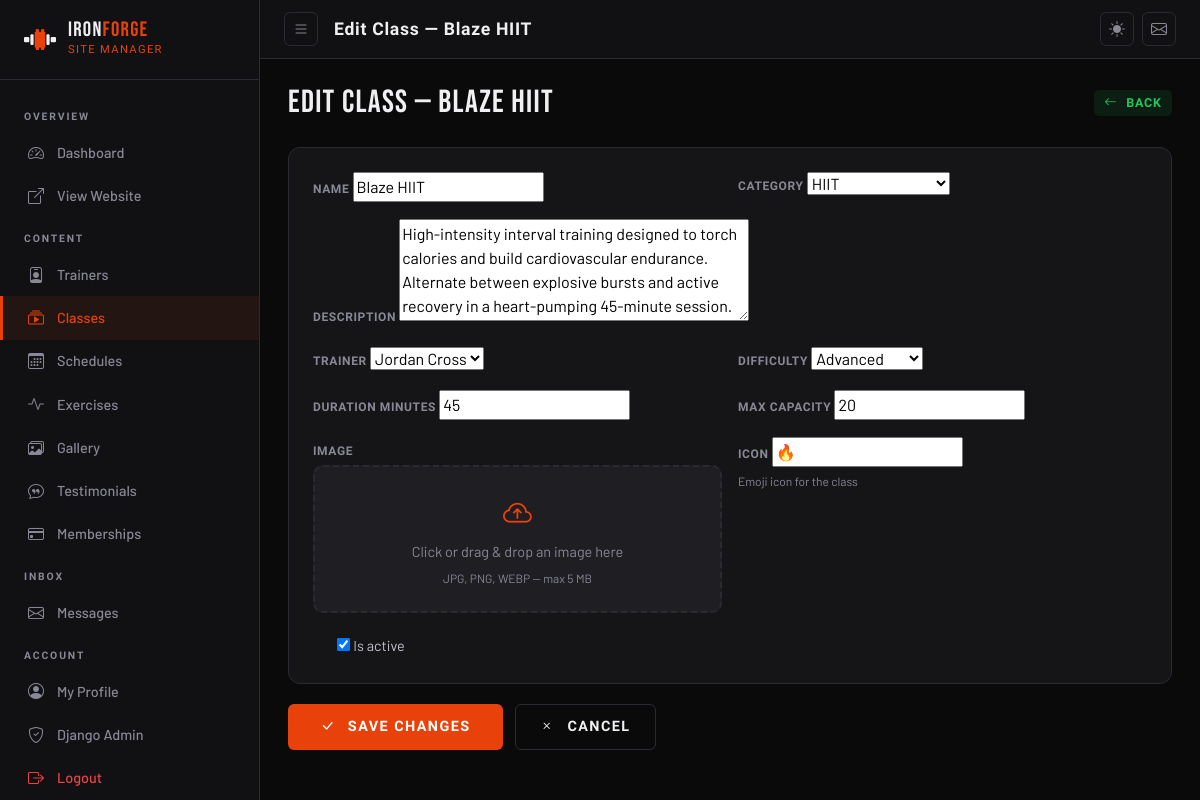
The app's page /manage/classes/2/edit/ (signed in) with its own data.
### core/models.py (models this page shows, shortened)
class GymClass(models.Model):
    DIFFICULTY_CHOICES = [
        ('beginner', 'Beginner'),
        ('intermediate', 'Intermediate'),
        ('advanced', 'Advanced'),
        ('all', 'All Levels'),
    ]
    CATEGORY_CHOICES = [
        ('strength', 'Strength Training'),
        ('cardio', 'Cardio'),
        ('yoga', 'Yoga & Flexibility'),
        ('hiit', 'HIIT'),
        ('pilates', 'Pilates'),
        ('boxing', 'Boxing'),
        ('spin', 'Spin / Cycling'),
        ('crossfit', 'CrossFit'),
    ]
    name = models.CharField(max_length=100)
    slug = models.SlugField(unique=True, blank=True)
    category = models.CharField(max_length=20, choices=CATEGORY_CHOICES, default='strength')
    description = models.TextField()
    trainer = models.ForeignKey(Trainer, on_delete=models.SET_NULL, null=True, related_name='classes')
    difficulty = models.CharField(max_length=20, choices=DIFFICULTY_CHOICES, default='all')
    duration_minutes = models.PositiveIntegerField(default=60)
    max_capacity = models.PositiveIntegerField(default=20)
    image = models.ImageField(upload_to='classes/', blank=True, null=True)
    icon = models.CharField(max_length=50, default='🏋️', help_text="Emoji icon for the class")
    is_active = models.BooleanField(default=True)
    class Meta:
        verbose_name = 'Gym Class'
        verbose_name_plural = 'Gym Classes'
        ordering = ['name']

### core/admin_views.py (the view)
# urls.py: path('classes/<int:pk>/edit/',     v.class_edit,      name='class_edit'),
@staff_member_required(login_url='/accounts/login/')
def class_edit(request, pk):
    obj = get_object_or_404(GymClass, pk=pk)
    form = GymClassForm(request.POST or None, request.FILES or None, instance=obj)
    if form.is_valid():
        form.save()
        messages.success(request, f'Class "{obj.name}" updated.')
        return redirect('admin_panel:class_list')
    return render(request, 'admin_panel/form.html', {
        'form': form, 'title': f'Edit Class — {obj.name}',
        'back_url': 'admin_panel:class_list', 'obj': obj
    })

### core/admin_views.py
class GymClassForm(django_forms.ModelForm):
    class Meta:
        model = GymClass
        fields = ['name', 'category', 'description', 'trainer', 'difficulty',
                  'duration_minutes', 'max_capacity', 'image', 'icon', 'is_active']
        widgets = {
            'description': django_forms.Textarea(attrs={'rows': 4}),
        }

### core/context_processors.py (called while the page is built)
def admin_panel_context(request):
    if request.user.is_authenticated and request.user.is_staff:
        return {
            'unread_count': ContactMessage.objects.filter(is_read=False).count()
        }
    return {'unread_count': 0}

### core/models.py (called while the page is built)
    def __str__(self):
        return self.name

### templates/admin_panel/form.html (shortened to what this page needs)
{% extends 'admin_panel/base.html' %}
{% block page_title %}{{ title }}{% endblock %}
{% block content %}
<div class="ap-page-header">
    <div class="ap-page-title">{{ title|upper }}</div>
    <a href="{% url back_url %}" class="ap-action ap-action-view"><i class="bi bi-arrow-left me-1"></i>Back</a>
</div>
<form method="post" enctype="multipart/form-data" novalidate>
    <div class="ap-form-section">
        <div class="row g-3">
            {% for field in form %}
            <div class="{% if field.field.widget.input_type == 'textarea' or field.field.widget.attrs.rows %}col-12{% elif field.field.widget.input_type == 'checkbox' %}col-12{% else %}col-md-6{% endif %}">
                {% if field.field.widget.input_type == 'checkbox' %}
                <div class="form-check" style="padding-top:0.25rem">
                    {{ field }}
                    <label class="form-check-label" for="{{ field.id_for_label }}" style="font-family:'Barlow',sans-serif;font-size:0.9rem;color:var(--text-light)">
                        {{ field.label }}
                    </label>
                </div>
                {% elif field.field.widget.input_type == 'file' %}
                <label class="form-label" for="{{ field.id_for_label }}">{{ field.label }}</label>
                <div class="img-upload-wrap" id="wrap_{{ field.html_name }}">
                    <label class="img-dropzone" for="{{ field.id_for_label }}" id="drop_{{ field.html_name }}">
                        <i class="bi bi-cloud-arrow-up" style="font-size:1.8rem;color:var(--accent)"></i>
                        <span style="font-size:0.9rem;color:var(--text-muted)">Click or drag &amp; drop an image here</span>
                        <span style="font-size:0.75rem;color:var(--text-muted)">JPG, PNG, WEBP — max 5 MB</span>
                    </label>
                </div>
                {% else %}
                <label class="form-label" for="{{ field.id_for_label }}">{{ field.label }}</label>
                {{ field }}
                {% if field.help_text %}<div style="font-size:0.75rem;color:var(--text-muted);margin-top:0.25rem">{{ field.help_text }}</div>{% endif %}
                {% endif %}
            </div>
            {% endfor %}
        </div>
    </div>
    <div style="display:flex;gap:0.75rem;flex-wrap:wrap">
        <button type="submit" class="btn-primary-custom" style="padding:0.7rem 2rem;font-size:0.9rem">
            <i class="bi bi-check-lg me-1"></i>
            {% if obj %}Save Changes{% else %}Create{% endif %}
        </button>
        <a href="{% url back_url %}" class="btn-outline-custom" style="padding:0.7rem 1.5rem;font-size:0.9rem">
            <i class="bi bi-x me-1"></i>Cancel
        </a>
    </div>
</form>
{% endblock %}

### static/css/main.css (style rules this page uses)
[data-theme="dark"] { --bg: #0a0a0b; --bg-2: #111113; --bg-3: #1a1a1e; --bg-card: #151518; --surface: #1e1e23; --surface-2: #252529; --text: #f0f0f2; --text-muted: #888896; --text-light: #c0c0cc; --border: #2a2a32; --accent: #e8420a; --accent-2: #ff6b35; --accent-hover: #c23508; --gold: #c9a84c; --nav-bg: rgba(10, 10, 11, 0.92); --shadow: 0 4px 30px rgba(0,0,0,0.6); --glow: 0 0 40px rgba(232, 66, 10, 0.15); }
*, *::before, *::after { box-sizing: border-box; }
html { scroll-behavior: smooth; }
body { font-family: 'Barlow', sans-serif; background: var(--bg); color: var(--text); transition: background 0.3s ease, color 0.3s ease; overflow-x: hidden; }
a { text-decoration: none; color: inherit; transition: color 0.2s; }
.btn-primary-custom { display: inline-flex; align-items: center; gap: 0.5rem; background: var(--accent); color: white !important; font-family: 'Barlow Condensed', sans-serif; font-weight: 700; letter-spacing: 0.1em; text-transform: uppercase; padding: 0.85rem 2rem; border-radius: 6px; border: none; font-size: 1rem; cursor: pointer; transition: all 0.25s ease; position: relative; overflow: hidden; }
.btn-primary-custom::before { content: ''; position: absolute; inset: 0; background: linear-gradient(135deg, transparent, rgba(255,255,255,0.1), transparent); transform: translateX(-100%); transition: transform 0.4s ease; }
.btn-outline-custom { display: inline-flex; align-items: center; gap: 0.5rem; background: transparent; color: var(--text) !important; font-family: 'Barlow Condensed', sans-serif; font-weight: 700; letter-spacing: 0.1em; text-transform: uppercase; padding: 0.85rem 2rem; border-radius: 6px; border: 1px solid var(--border); font-size: 1rem; cursor: pointer; transition: all 0.25s ease; }
.form-label { font-family: 'Barlow Condensed', sans-serif; font-weight: 600; letter-spacing: 0.05em; text-transform: uppercase; font-size: 0.8rem; color: var(--text-muted); margin-bottom: 0.4rem; }

### templates/admin_panel/base.html (style rules this page uses)
.ap-page-header { display: flex; align-items: center; justify-content: space-between; flex-wrap: wrap; gap: 1rem; margin-bottom: 1.75rem; }
.ap-page-title { font-family: 'Bebas Neue', sans-serif; font-size: 2rem; letter-spacing: 0.04em; color: var(--text); line-height: 1; }
.ap-action { display:inline-flex; align-items:center; gap:0.3rem; font-family:'Barlow Condensed',sans-serif; font-size:0.78rem; font-weight:700; letter-spacing:0.06em; text-transform:uppercase; padding:0.25rem 0.65rem; border-radius:5px; border:none; cursor:pointer; transition:all 0.15s; text-decoration:none; white-space:nowrap; }
.ap-action-view { background:rgba(34,197,94,0.1); color:#22c55e; }
.ap-form-section { background: var(--bg-card); border: 1px solid var(--border); border-radius: 12px; padding: 1.5rem; margin-bottom: 1.25rem; }
.ap-form-section .form-label { font-family: 'Barlow Condensed', sans-serif; font-weight: 600; letter-spacing: 0.05em; text-transform: uppercase; font-size: 0.75rem; color: var(--text-muted); margin-bottom: 0.3rem; }

### templates/admin_panel/form.html (style rules this page uses)
.img-upload-wrap { display:flex; flex-direction:column; gap:0.75rem; }
.img-dropzone { display:flex; flex-direction:column; align-items:center; justify-content:center; gap:0.4rem; border:2px dashed var(--border); border-radius:10px; padding:1.5rem 1rem; cursor:pointer; transition:border-color 0.2s, background 0.2s; background:var(--surface); text-align:center; }

### records on screen
GymClass: form "Blaze HIIT" "HIIT" "High-intensity interval training designed to torch calories and build cardiovascular endurance. Alternate between explosive bursts and active recovery in a heart-pumping 45-minute session." "Jordan Cross" "Advanced" "45" "20" "🔥", form "☑"

### other values on screen
{{ title }} "Edit Class — Blaze HIIT"
{{ title|upper }} "EDIT CLASS — BLAZE HIIT"
{{ field.label }} "NAME" "CATEGORY" "DESCRIPTION" "TRAINER" "DIFFICULTY" "DURATION MINUTES" "MAX CAPACITY" "ICON"
{{ field.label }} "IMAGE"
{{ field.help_text }} "Emoji icon for the class"
{{ field.label }} "Is active"
